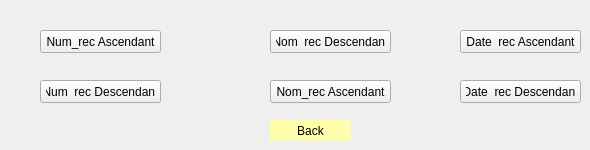
          <widget class="QWidget" name="page_27">
           <widget class="QPushButton" name="pushButton_47">
            <property name="geometry">
             <rect>
              <x>270</x>
              <y>120</y>
              <width>81</width>
              <height>21</height>
             </rect>
            </property>
            <property name="styleSheet">
             <string notr="true">QPushButton
{
background-color:rgb(255, 252, 172);
border-radius:15px;}
QPushButton:hover
{
color:#333;
background:#49ebff;
background:rgb(200, 200, 200);
}</string>
            </property>
            <property name="text">
             <string>Back</string>
            </property>
           </widget>
           <widget class="QPushButton" name="pb_tri_DateDescendant_rec">
            <property name="geometry">
             <rect>
              <x>460</x>
              <y>80</y>
              <width>121</width>
              <height>23</height>
             </rect>
            </property>
            <property name="styleSheet">
             <string notr="true">QPushButton {
padding: 5px;

}
QPushButton:hover
{
color :white;
}</string>
            </property>
            <property name="text">
             <string>Date_rec Descendant</string>
            </property>
           </widget>
           <widget class="QPushButton" name="pb_asc_tri_rec">
            <property name="geometry">
             <rect>
              <x>40</x>
              <y>30</y>
              <width>121</width>
              <height>23</height>
             </rect>
            </property>
            <property name="styleSheet">
             <string notr="true"> QLineEdit
{
border:2px solid rgb(194, 59, 36);
border-radius:20px;
color:#FFF;
padding-left :20px;
padding-right :20px;
background-color:rgb(200, 200, 200);

}
QLineEdit:hover
{
border: 2px solid rgb(0,0,0);
background-color:rgb(115, 115, 115) ;
}
QLineEdit:focus
{
border:2px solid rgb(0,0,0);
background-color: rgb(121, 121, 121);
}</string>
            </property>
            <property name="text">
             <string>Num_rec Ascendant</string>
            </property>
           </widget>
           <widget class="QPushButton" name="pb_desc_tri_rec">
            <property name="geometry">
             <rect>
              <x>40</x>
              <y>80</y>
              <width>121</width>
              <height>23</height>
             </rect>
            </property>
            <property name="styleSheet">
             <string notr="true">QPushButton {
padding: 5px;

}
QPushButton:hover
{
color :white;
}</string>
            </property>
            <property name="text">
             <string>Num_rec Descendant</string>
            </property>
           </widget>
           <widget class="QPushButton" name="pb_tri_NomCroissant_rec">
            <property name="geometry">
             <rect>
              <x>270</x>
              <y>80</y>
              <width>121</width>
              <height>23</height>
             </rect>
            </property>
            <property name="styleSheet">
             <string notr="true"> QLineEdit
{
border:2px solid rgb(194, 59, 36);
border-radius:20px;
color:#FFF;
padding-left :20px;
padding-right :20px;
background-color:rgb(200, 200, 200);

}
QLineEdit:hover
{
border: 2px solid rgb(0,0,0);
background-color:rgb(115, 115, 115) ;
}
QLineEdit:focus
{
border:2px solid rgb(0,0,0);
background-color: rgb(121, 121, 121);
}</string>
            </property>
            <property name="text">
             <string>Nom_rec Ascendant</string>
            </property>
           </widget>
           <widget class="QPushButton" name="pb_tri_NomDeCroissant_rec">
            <property name="geometry">
             <rect>
              <x>270</x>
              <y>30</y>
              <width>121</width>
              <height>23</height>
             </rect>
            </property>
            <property name="styleSheet">
             <string notr="true">QPushButton {
padding: 5px;

}
QPushButton:hover
{
color :white;
}</string>
            </property>
            <property name="text">
             <string>Nom_rec Descendant</string>
            </property>
           </widget>
           <widget class="QPushButton" name="pb_tri_DateAscendant_rec">
            <property name="geometry">
             <rect>
              <x>460</x>
              <y>30</y>
              <width>121</width>
              <height>23</height>
             </rect>
            </property>
            <property name="styleSheet">
             <string notr="true">QPushButton {
padding: 5px;

}
QPushButton:hover
{
color :white;
}</string>
            </property>
            <property name="text">
             <string>Date_rec Ascendant</string>
            </property>
           </widget>
          </widget>
